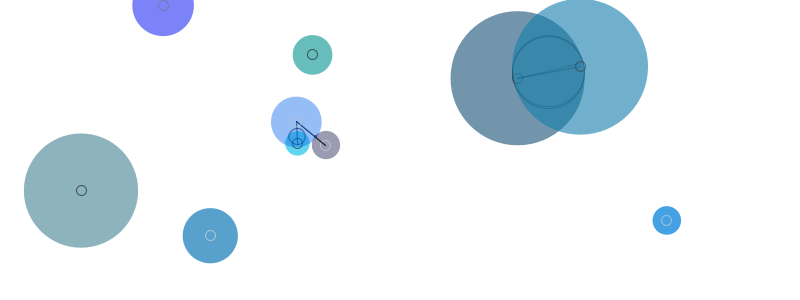
Frame 1 (no input)
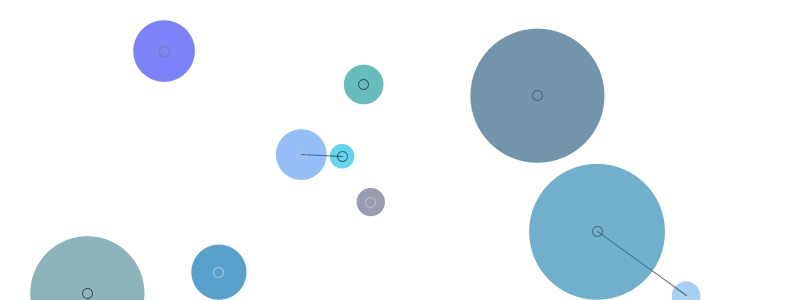
Frame 60 (the mouse pressed at the canvas centre just before this capture)
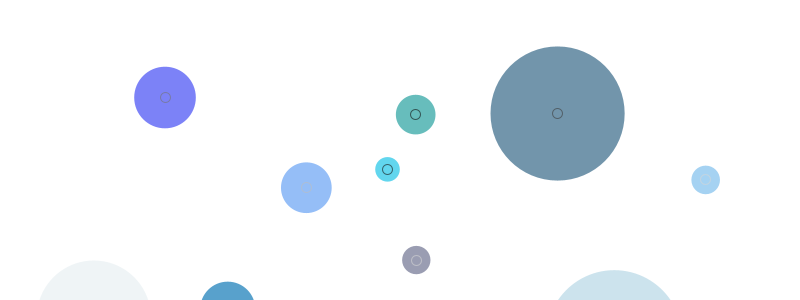
Frame 120 (the mouse held since frame 60 and released just before this capture)

The Processing sketch that drew these frames (run headless with seeded random() and noise(); from frame 60 on, the mouse is pressed at the canvas centre):

// Processing sketch: processing_122779
// ── processing_122779.pde

//Visualize the emergence, practice in class.
//Stella Wang, 2013/12/04

int _num = 10;
Circle[] _circleArr = {
};

void setup() {
  size(800, 300);
  background(255);
  smooth();
  strokeWeight(1);
  fill(150, 50);
  drawCircles();
}

void draw () {
  background(255);
  for (int i=0; i<_circleArr.length; i++) {
    Circle thisCirc = _circleArr[i];
    thisCirc.updateMe();
  }
}


void mouseReleased() {
  drawCircles();
}

void drawCircles() {
  for (int i=0; i<_num; i++) {
    Circle thisCirc = new Circle();
    thisCirc.drawMe();
    _circleArr =(Circle[])append(_circleArr, 
    thisCirc);
  }
}


class Circle {
  float x, y;
  float radius;
  color linecol, fillcol;
  float alph;
  float xmove, ymove;
  Circle() {
    x = random(width);
    y = random(height);
    radius = random(60) + 10;
    linecol = color(random(255));
    fillcol = color(random(25), random(255), random(255));
    alph = random(100, 200);
    xmove = random(10)*.5 ;
    ymove = random(10)*.4 ;
  }
  void drawMe() {
    noStroke();
    fill(fillcol, alph);
    ellipse(x, y, radius*2, radius*2);
    stroke(linecol, 150);
    noFill();
    ellipse(x, y, 10, 10);
  }
  void updateMe() {
    x += xmove*.2;
    y += ymove*.8;
    if (x > (width+radius)) { 
      xmove *= -1;
    }
    if (x < (0-radius)) { 
      xmove *= -1;
    }
    if (y > (height+radius)) { 
      ymove *= -1;
      alph = alph - 100;
    }
    /*    if (y < (0-radius)) { 
     ymove *= -1;
     }
     */

    //touching test

    boolean touching = false;
    for (int i=0; i<_circleArr.length; i++) {
      Circle otherCirc = _circleArr[i];
      if (otherCirc != this) {
        float dis = dist(x, y, otherCirc.x, otherCirc.y);
        float overlap = dis - radius - otherCirc.radius;
        if (overlap < 0) {
          float ratiox, ratioy;
          ratiox = (otherCirc.x*radius + x*otherCirc.radius)/(radius+otherCirc.radius);
          ratioy = (otherCirc.y*radius + y*otherCirc.radius)/(radius+otherCirc.radius);
          stroke(0, 100);
          noFill();
          overlap *= -1;
          ellipse(ratiox, ratioy, overlap, overlap);
          line(x, y, otherCirc.x, otherCirc.y);
        }
        if (overlap < radius - otherCirc.radius) {
          stroke(0, 150);
          noFill();
          line(x, y, otherCirc.x, otherCirc.y);
        }
      }
    }

    drawMe();
  }
}
